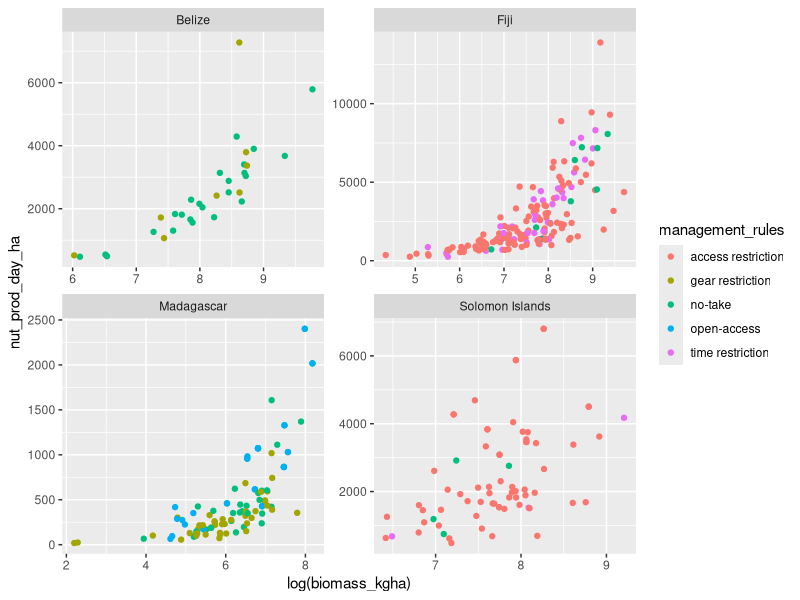

Source code (R):
library(tidyverse)

dat<-read.csv('py-notebook/calcium.mg_reef_unscaled.csv')
dat$type<-with(dat, paste(country, management_rules, sep = '_'))


ggplot(dat, aes(log(biomass_kgha), nut_prod_day_ha, col=management_rules))  + 
  geom_point() + 
  facet_wrap(~country, scales='free')
